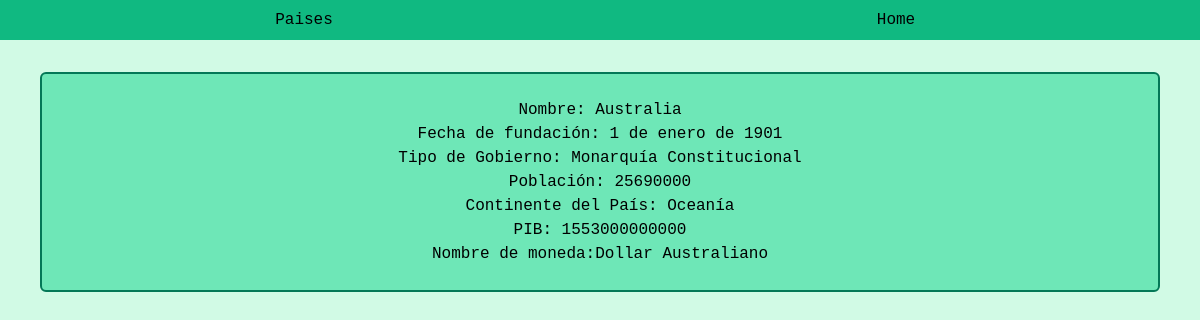
The app's page /paises/9/ with its own data.
### paises/models.py (models this page shows, shortened)
class Pais(models.Model):
    nombre = models.CharField(max_length=80)
    fechaFundacion = models.DateField()
    tipoDeGobierno = models.CharField(max_length=100)
    poblacion = models.BigIntegerField()
    continente = models.CharField(max_length=20, choices=[(c.value, c.name) for c in Continentes])
    PIB = models.BigIntegerField()
    moneda = models.CharField(max_length=30)

### paises/views.py (the view)
# urls.py: path('<int:pk>/', CountryDetailView.as_view(), name='detalle'),
class CountryDetailView(View):
    def get(self, request, pk, *args, **kwargs):
        country = get_object_or_404(Pais, pk=pk)
        context = {
            'country':country
        }
        return render(request, 'detalle.html', context)

### theme/templates/detalle.html
{% extends "base.html" %}
{% block content %}
    <br>
    <div class="border-2 border-emerald-700 bg-emerald-300 rounded-md mx-10 my-2">
        <br>
        <center>
            <div>Nombre: {{country.nombre}}</div>
            <div>Fecha de fundación: {{country.fechaFundacion}}</div>
            <div>Tipo de Gobierno: {{country.tipoDeGobierno}}</div>
            <div>Población: {{country.poblacion}}</div>
            <div>Continente del País: {{country.continente}}</div>
            <div>PIB: {{country.PIB}}</div>
            <div>Nombre de moneda:{{country.moneda}}</div>
            <br>
        </center>
    </div>
{% endblock content %}

### records on screen
Pais: nombre "Australia", fechaFundacion "1 de enero de 1901", tipoDeGobierno "Monarquía Constitucional", poblacion "25690000", continente "Oceanía", PIB "1553000000000", moneda "Dollar Australiano"
